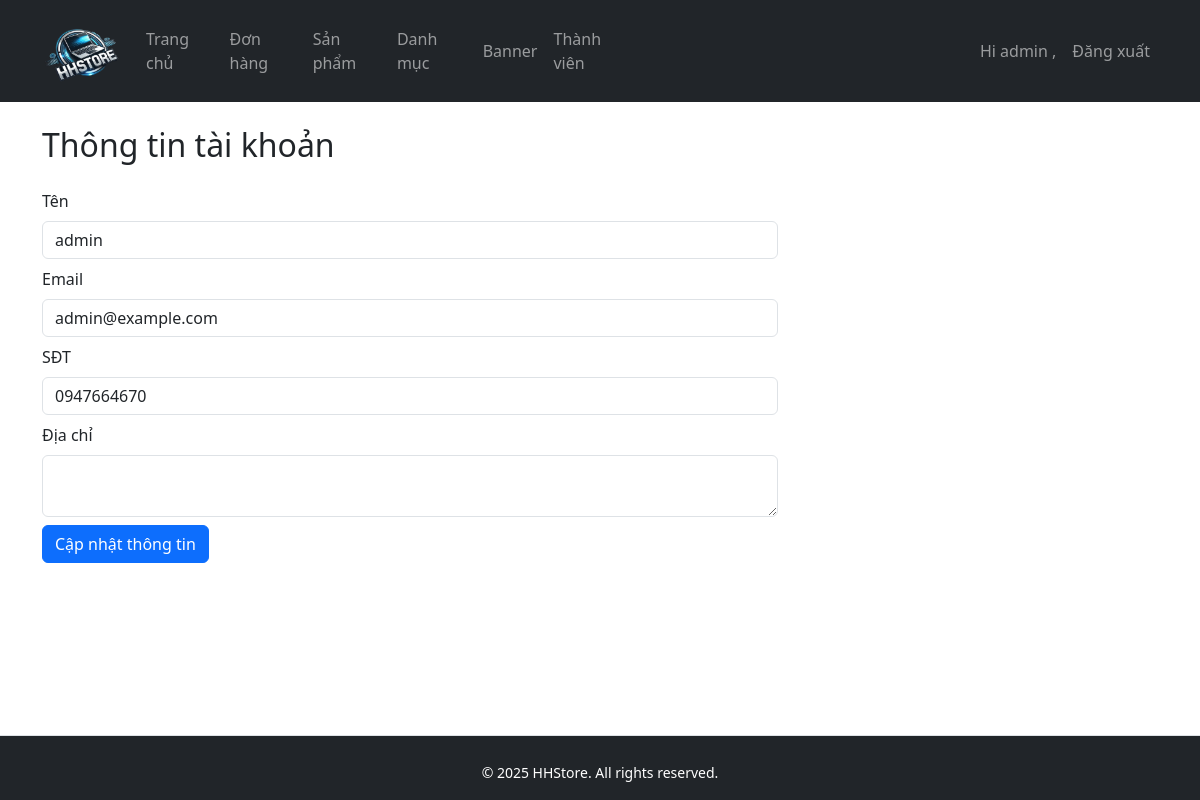
Page /?controller=user&action=profile (signed in) on the committed database.
### tables this page shows
CREATE TABLE `users` (
  `id` int(11) NOT NULL AUTO_INCREMENT,
  `username` varchar(50) DEFAULT NULL,
  `password` varchar(255) DEFAULT NULL,
  `email` varchar(100) DEFAULT NULL,
  `role` varchar(10) DEFAULT 'user',
  `phone` varchar(10) DEFAULT NULL,
  `address` varchar(255) DEFAULT NULL,
  PRIMARY KEY (`id`)
);

### core/Controller.php (called while the page is built, shortened)
<?php
class Controller
{
    public function model($model)
    {
        return new $model();
    }
    public function view($view, $data = [])
    {
        require_once "../app/views/layouts/main.php";
    }
}

### public/index.php (called while the page is built, shortened)
<?php
require_once '../core/Router.php';
require_once '../core/Controller.php';
require_once '../core/Model.php';
$url = isset($_GET['url']) ? $_GET['url'] : '';
$router = new Router();
$router->route($url);

### core/Model.php (called while the page is built, shortened)
<?php
class Model {
    public function __construct() {
        $pdo = new PDO("mysql:host=" . DB_HOST . ";dbname=" . DB_NAME, DB_USER, DB_PASS);
        $pdo->setAttribute(PDO::ATTR_ERRMODE, PDO::ERRMODE_EXCEPTION);
        $this->db = $pdo;
    }
}

### app/models/User.php (called while the page is built, shortened)
<?php
class User extends Model {
    public function getUserById($userId) {
        $stmt = $this->db->prepare("SELECT * FROM users WHERE id = :id");
        $stmt->execute([':id' => $userId]);
        return $stmt->fetch(PDO::FETCH_ASSOC);
    }
}

### app/views/user/profile.php (the view, shortened to what this page needs)
<h2 class="mb-4">Thông tin tài khoản</h2>
<div class="row">
    <div class="col-md-8">
        <form action="#" method="POST">
            <div>
                <label class="form-label" for="">Tên</label>
                <input class="form-control" type="text" name="name" value="<?= $data['user']['username'] ?>">
            </div>
            <div class="my-2">
                <label class="form-label" for="">Email</label>
                <input class="form-control" type="text" name="mail" value="<?= $data['user']['email'] ?>">
            </div>
            <div>
                <label class="form-label" for="">SĐT</label>
                <input class="form-control" type="text" name="phone" value="<?= $data['user']['phone'] ?>">
            </div>
            <div class="my-2">
                <label class="form-label" for="">Địa chỉ</label>
                <textarea class="form-control" type="textarea" name="address" value="<?= $data['user']['address'] ?>"></textarea>
            </div>
        </form>
        <button class="btn btn-primary">Cập nhật thông tin</button>
    </div>
</div>

### public/assets/css/style.css (style rules this page uses)
html, body { height: 100%; }
body { display: flex; flex-direction: column; }

### rows in the picture
users: name "admin", mail "admin@example.com", phone "0947664670"

### other values in the picture
$_SESSION['user']['username'] "admin"
